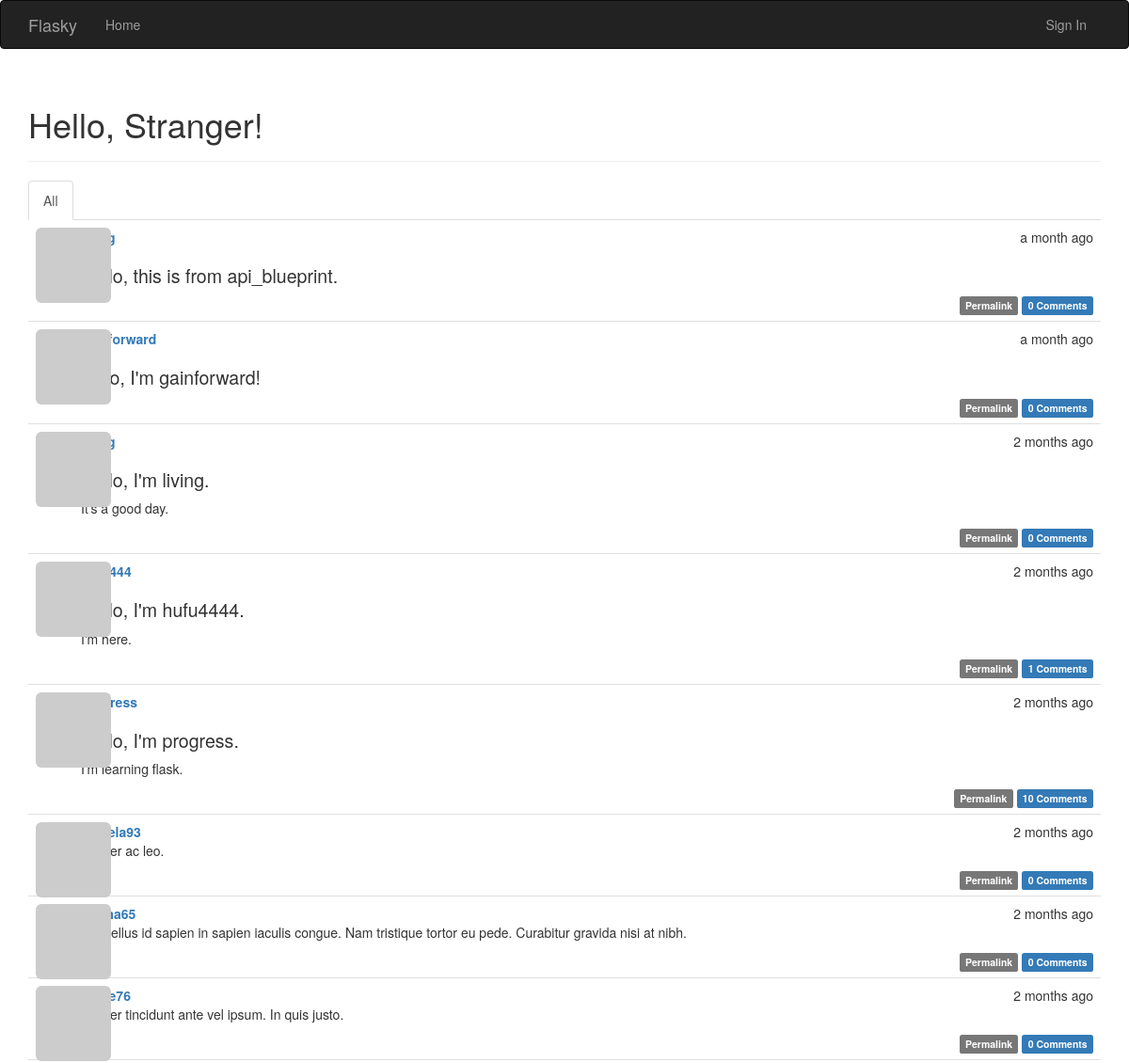
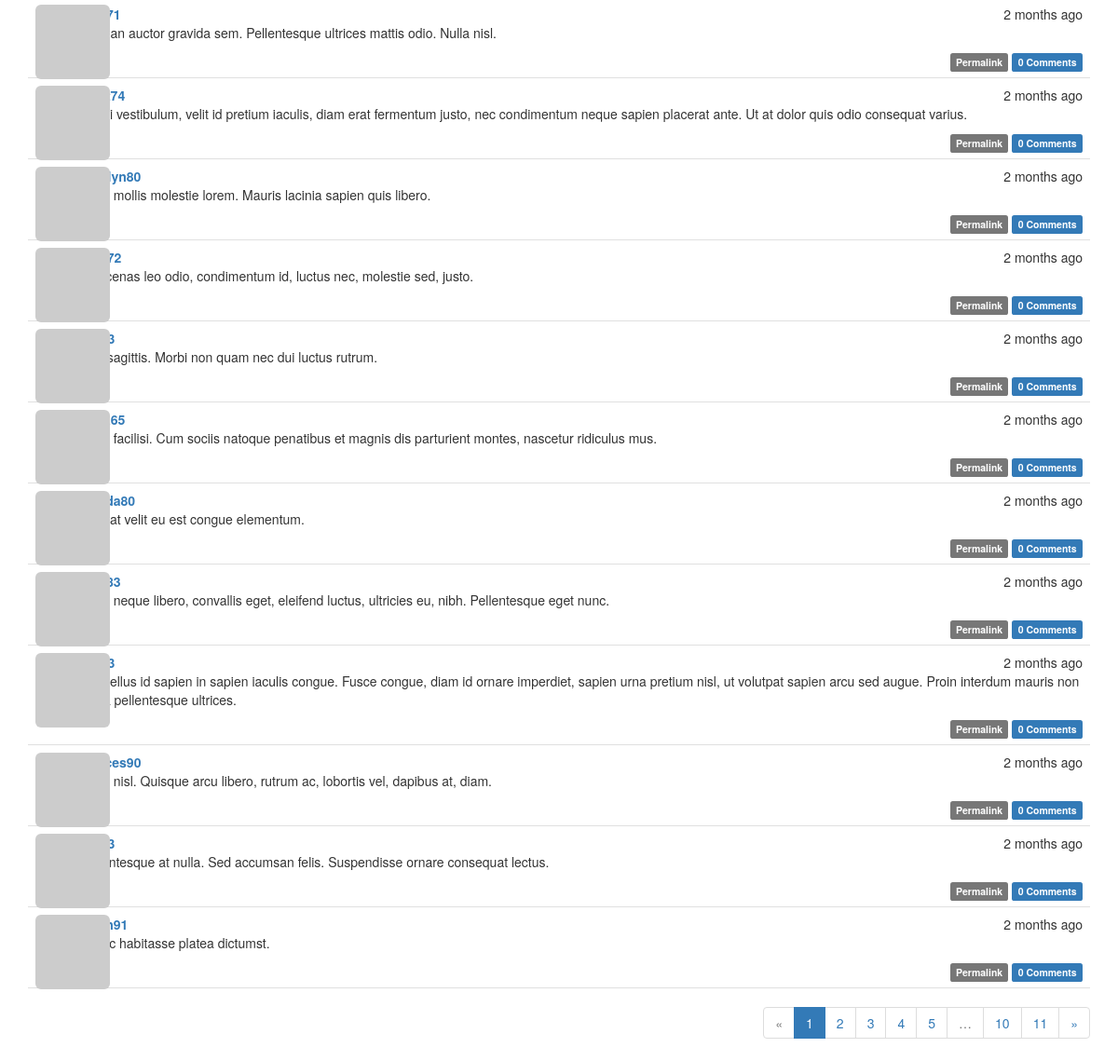
The page / on the database its author committed (2 pictures, top to bottom).
### app/models.py (models this page shows, shortened)
class Post(db.Model):
    __tablename__ = "posts"
    id = db.Column(db.Integer, primary_key=True)
    body = db.Column(db.Text)
    body_html = db.Column(db.Text)
    timestamp = db.Column(db.DateTime, index=True, default=datetime.utcnow)
    author_id = db.Column(db.Integer, db.ForeignKey('users.id'))
    comments = db.relationship('Comment', backref='post', lazy='dynamic')
    '''@staticmethod
    def generate_fake(count=100):
        from random import seed, randint
        import forgery_py

        seed()
        user_count = User.query.count()
        for i in range(count):
            u = User.query.offset(randint(0, user_count - 1)).first()
            p = Post(body=forgery_py.lorem_ipsum.sentences(randint(1, 3)),
                timestamp=forgery_py.date.date(True),
                author=u)
            db.session.add(p)
            db.session.commit()'''

class User(UserMixin, db.Model):
    __tablename__ = 'users'
    id = db.Column(db.Integer, primary_key=True)
    email = db.Column(db.String(64), unique=True, index=True)
    username = db.Column(db.String(64), unique=True, index=True)
    password_hash = db.Column(db.String(128))
    role_id = db.Column(db.Integer, db.ForeignKey('roles.id'))
    avatar_hash = db.Column(db.String(32))
    confirmed = db.Column(db.Boolean, default=False)
    name = db.Column(db.String(64))
    location = db.Column(db.String(64))
    about_me = db.Column(db.Text())
    member_since = db.Column(db.DateTime(), default=datetime.utcnow)
    last_seen = db.Column(db.DateTime(), default=datetime.utcnow)
    posts = db.relationship('Post', backref='author', lazy='dynamic')
    followed = db.relationship('Follow', foreign_keys=[Follow.follower_id], backref=db.backref('follower', lazy='joined'),
        lazy='dynamic', cascade='all, delete-orphan')
    followers = db.relationship('Follow', foreign_keys=[Follow.followed_id], backref=db.backref('followed', lazy='joined'),
        lazy='dynamic', cascade='all, delete-orphan')
    comments = db.relationship('Comment', backref='author', lazy='dynamic')
    def gravatar(self, size=100, default='identicon', rating='g'):
        url = 'https://secure.gravatar.com/avatar'
        hash = self.avatar_hash or self.gravatar_hash()
        return '{url}/{hash}?s={size}&d={default}&r={rating}'.format(url=url, hash=hash, size=size, default=default, rating=rating)
    @property
    def password(self):
        raise AttributeError('password is not a readable attribute')
    @password.setter
    def password(self, password):
        self.password_hash = generate_password_hash(password)
    '''@staticmethod
    def generate_fake(count=100):
        from sqlalchemy.exc import IntegrityError
        from random import seed
        import forgery_py

        seed()
        #r = Role.query.filter_by(name='User').first()
        for i in range(count):
            u = User(email=forgery_py.internet.email_address(),
                username=forgery_py.internet.user_name(True),
                password=forgery_py.lorem_ipsum.word(),
                #role= r,
                confirmed=True,
                name=forgery_py.name.full_name(),
                location=forgery_py.address.city(),
                about_me=forgery_py.lorem_ipsum.sentence(),
                member_since=forgery_py.date.date(True))
            db.session.add(u)
            try:
                db.session.commit()
            except:
                db.session.rollback()'''

### app/main/views.py (the view)
@main.route('/', methods=['GET', 'POST'])
def index():
    form = PostForm()
    if current_user.can(Permission.WRITE) and form.validate_on_submit():
        post = Post(body=form.body.data, author=current_user._get_current_object())
        db.session.add(post)
        db.session.commit()
        return redirect(url_for('.index'))
    page = request.args.get('page', 1, type=int)
    show_followed = False
    if current_user.is_authenticated:
        show_followed = bool(request.cookies.get('show_followed', ''))
    if show_followed:
        query = current_user.followed_posts
    else:
        query = Post.query
    pagination = query.order_by(Post.timestamp.desc()).paginate(
        page, per_page=current_app.config['FLASKY_POSTS_PER_PAGE'],
        error_out=False)
    posts = pagination.items
    return render_template('index.html', form=form, posts=posts, show_followed=show_followed, pagination=pagination)

### app/auth/views.py (called while the page is built)
@auth.before_app_request
def before_request():
    if current_user.is_authenticated:
        current_user.ping()
        if not current_user.confirmed and request.endpoint[:5] != 'auth.':
            return redirect(url_for('auth.unconfirmed'))

### app/main/__init__.py (called while the page is built)
@main.app_context_processor
def inject_permissions():
    return dict(Permission=Permission)

### app/main/views.py (called while the page is built)
@main.after_app_request
def after_request(response):
    for query in get_debug_queries():
        if query.duration >= current_app.config['FLASKY_SLOW_DB_QUERY_TIME']:
            current_app.logger.warning(
                'Slow query: %s\nParameters: %s\nDuration: %fs\nContext: %s\n' %
                (query.statement, query.parameters, query.duration, query.context))
    return response

### app/models.py (called while the page is built)
    def can(self, permissions):
        return False

    def is_administrator(self):
        return False

### app/templates/index.html (shortened to what this page needs)
{% extends "base.html" %}
{% import "bootstrap/wtf.html" as wtf %}
{% import "_macros.html" as macros %}
{% block page_content %}
<div class="page-header">
<h1>Hello, {% if current_user.is_authenticated %}{{ current_user.username }}{% else %}Stranger{% endif %}!</h1>
</div>
<div class="post-tabs">
<ul class="nav nav-tabs">
<li {% if not show_followed %} class="active" {% endif %}><a href="{{url_for('.show_all')}}">All</a></li>
</ul>
{% include '_posts.html' %}
</div>
{% if pagination %}
<div class="pagination">
{{macros.pagination_widget(pagination, '.index')}}
</div>
{% endif %}
{% endblock %}

### app/templates/_posts.html (shortened to what this page needs)
<ul class="posts">
{% for post in posts %}
<li class="post">
<div class="post-thumbnail">
<a href="{{url_for('.user', username=post.author.username)}}"><img class="img-rounded profile-thumbnail"
    src="{{post.author.gravatar(size=40)}}"></a>
</div>
<div class="post-content">
<div class="post-date">{{moment(post.timestamp).fromNow()}}</div>
<div class="post-author">
<a href="{{url_for('.user', username=post.author.username)}}">{{post.author.username}}</a>
</div>
<div class="post-body">
{% if post.body_html %}
{{post.body_html | safe}}
{% else %}
{{post.body}}
{% endif %}
</div>
<div class="post-footer">
<a href="{{url_for('.post', id=post.id)}}">
<span class="label label-default">Permalink</span>
</a>
<a href="{{url_for('.post', id=post.id)}}#comments"><span class="label label-primary">
{{post.comments.count()}} Comments</span>
</a>
</div>
</div>
</li>
{% endfor %}
</ul>

### app/static/styles.css (style rules this page uses)
.profile-thumbnail { position: absolute; }
div.post-tabs { margin-top: 16px; }
ul.posts { list-style-type: none; padding: 0px; margin: 16px 0px 0px 0px; border-top: 1px solid #e0e0e0; }
div.post-tabs ul.posts { margin: 0px; border-top: none; }
ul.posts li.post { padding: 8px; border-bottom: 1px solid #e0e0e0; }
div.post-date { float: right; }
div.post-author { font-weight: bold; }
div.post-thumbnail { position: absolute; }
div.post-content { margin-left: 48px; min-height: 48px; }
div.post-footer { text-align: right; }
div.pagination { width: 100%; text-align: right; padding: 0px; margin: 0px; }
.post-body h1 { font-size: 140%; }

### rows shown on the page
Post: timestamp "a month ago", body_html "Hello, this is from api_blueprint.", comments.count "0"
Post: timestamp "a month ago", author.username "gainforward", body_html "hello, I'm gainforward!", comments.count "0"
Post: timestamp "2 months ago", body_html "Hello, I'm living. It's a good day.", comments.count "0"
Post: timestamp "2 months ago", body_html "Hello, I'm hufu4444. I'm here.", comments.count "1"
Post: timestamp "2 months ago", body_html "Hello, I'm progress. I'm learning flask.", comments.count "10"
Post: timestamp "2 months ago", body_html "Integer ac leo.", comments.count "0"
Post: timestamp "2 months ago", body_html "Phasellus id sapien in sapien iaculis congue. Nam tristique tortor eu pede. Curabitur gravida nisi at nibh.", comments.count "0"
Post: timestamp "2 months ago", body_html "Integer tincidunt ante vel ipsum. In quis justo.", comments.count "0"
Post: timestamp "2 months ago", body_html "Aenean auctor gravida sem. Pellentesque ultrices mattis odio. Nulla nisl.", comments.count "0"
Post: timestamp "2 months ago", body_html "Morbi vestibulum, velit id pretium iaculis, diam erat fermentum justo, nec condimentum neque sapien placerat ante. Ut at dolor quis odio consequat varius.", comments.count "0"
Post: timestamp "2 months ago", author.username "carolyn80", body_html "Nulla mollis molestie lorem. Mauris lacinia sapien quis libero.", comments.count "0"
Post: timestamp "2 months ago", body_html "Maecenas leo odio, condimentum id, luctus nec, molestie sed, justo.", comments.count "0"
Post: timestamp "2 months ago", body_html "Sed sagittis. Morbi non quam nec dui luctus rutrum.", comments.count "0"
Post: timestamp "2 months ago", body_html "Nulla facilisi. Cum sociis natoque penatibus et magnis dis parturient montes, nascetur ridiculus mus.", comments.count "0"
Post: timestamp "2 months ago", body_html "Duis at velit eu est congue elementum.", comments.count "0"
Post: timestamp "2 months ago", body_html "Nulla neque libero, convallis eget, eleifend luctus, ultricies eu, nibh. Pellentesque eget nunc.", comments.count "0"
Post: timestamp "2 months ago", body_html "Phasellus id sapien in sapien iaculis congue. Fusce congue, diam id ornare imperdiet, sapien urna pretium nisl, ut volutpat sapien arcu sed augue. Proin interdum mauris non ligula pellentesque ultrices.", comments.count "0"
Post: timestamp "2 months ago", author.username "frances90", body_html "Nulla nisl. Quisque arcu libero, rutrum ac, lobortis vel, dapibus at, diam.", comments.count "0"
Post: timestamp "2 months ago", body_html "Pellentesque at nulla. Sed accumsan felis. Suspendisse ornare consequat lectus.", comments.count "0"
Post: timestamp "2 months ago", body_html "In hac habitasse platea dictumst.", comments.count "0"

### other values the page prints
{{ p }} "1"
{{ p }} "2" "3" "4" "5" "10" "11"
